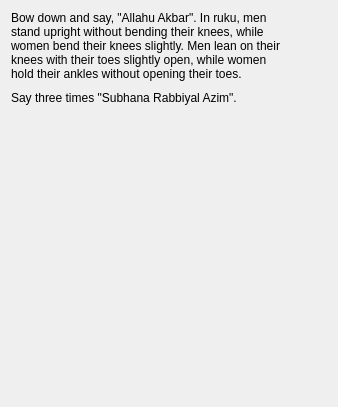
                  <widget class="QWidget" name="ruku_1_sunnah_fajr_page">
                   <layout class="QVBoxLayout" name="verticalLayout_26">
                    <item>
                     <layout class="QHBoxLayout" name="horizontalLayout_12">
                      <item>
                       <widget class="QLabel" name="takbir_ruku_1_sunnah_fajr_label">
                        <property name="text">
                         <string>Bow down and say, &quot;Allahu Akbar&quot;. In ruku, men stand upright without bending their knees, while women bend their knees slightly. Men lean on their knees with their toes slightly open, while women hold their ankles without opening their toes.</string>
                        </property>
                        <property name="wordWrap">
                         <bool>true</bool>
                        </property>
                       </widget>
                      </item>
                      <item>
                       <widget class="QPushButton" name="takbir_ruku_1_sunnah_fajr_pushButton">
                        <property name="sizePolicy">
                         <sizepolicy hsizetype="Fixed" vsizetype="Fixed">
                          <horstretch>0</horstretch>
                          <verstretch>0</verstretch>
                         </sizepolicy>
                        </property>
                        <property name="text">
                         <string/>
                        </property>
                        <property name="icon">
                         <iconset resource="resources.qrc">
                          <normaloff>:/icons/audio.svg</normaloff>:/icons/audio.svg</iconset>
                        </property>
                        <property name="iconSize">
                         <size>
                          <width>48</width>
                          <height>48</height>
                         </size>
                        </property>
                        <property name="flat">
                         <bool>true</bool>
                        </property>
                       </widget>
                      </item>
                     </layout>
                    </item>
                    <item>
                     <layout class="QHBoxLayout" name="horizontalLayout_13">
                      <item>
                       <widget class="QLabel" name="azim_1_sunnat_fajr_label">
                        <property name="text">
                         <string>Say three times &quot;Subhana Rabbiyal Azim&quot;.</string>
                        </property>
                        <property name="wordWrap">
                         <bool>true</bool>
                        </property>
                       </widget>
                      </item>
                      <item>
                       <widget class="QPushButton" name="azim_1_sunnat_fajr_pushButton">
                        <property name="sizePolicy">
                         <sizepolicy hsizetype="Fixed" vsizetype="Fixed">
                          <horstretch>0</horstretch>
                          <verstretch>0</verstretch>
                         </sizepolicy>
                        </property>
                        <property name="text">
                         <string/>
                        </property>
                        <property name="icon">
                         <iconset resource="resources.qrc">
                          <normaloff>:/icons/audio.svg</normaloff>:/icons/audio.svg</iconset>
                        </property>
                        <property name="iconSize">
                         <size>
                          <width>48</width>
                          <height>48</height>
                         </size>
                        </property>
                        <property name="flat">
                         <bool>true</bool>
                        </property>
                       </widget>
                      </item>
                     </layout>
                    </item>
                    <item>
                     <spacer name="verticalSpacer_3">
                      <property name="orientation">
                       <enum>Qt::Vertical</enum>
                      </property>
                      <property name="sizeHint" stdset="0">
                       <size>
                        <width>20</width>
                        <height>287</height>
                       </size>
                      </property>
                     </spacer>
                    </item>
                   </layout>
                  </widget>
